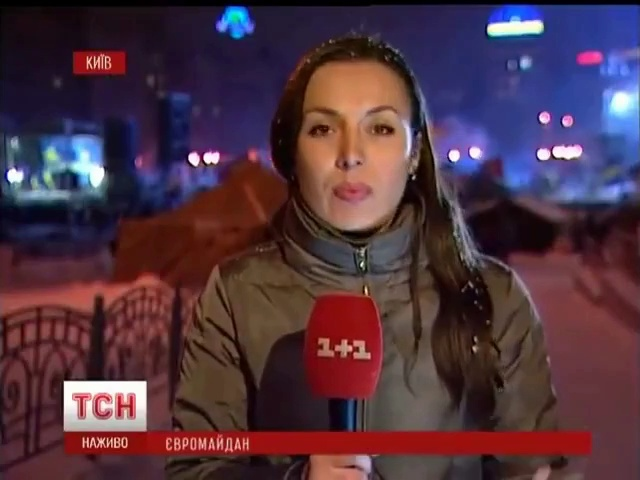
#> input picture imaginaire/dataset/unit_test/raw/fs_vid2vid/face/images/ZzTpJYDc62E_4_ZzTpJYDc62E_4/00001.jpg, 640 x 480 px, found by its file name
$ jupyter execute --allow-errors Test.ipynb   (shell and % lines are left out)
#> lines starting #> are read from the running program, lines starting #| are printed output that depends on the picture
[cell 1]
import torch
from torch import nn

#> (the rest of this cell did not finish here and is left out)

[cell 2]
%cd my_framework_1/content_encoder/modules

import torch
#> (the rest of this cell did not finish here and is left out)

[cell 3]
%cd my_framework_1/content_encoder/modules

import torch
#> (the rest of this cell did not finish here and is left out)

[cell 4]
%cd my_framework_1/content_encoder/modules

import torch
#> (the rest of this cell did not finish here and is left out)

[cell 5]
%cd ~/TalkingHead/my_framework_1/content_encoder/modules

import torch
#> (the rest of this cell did not finish here and is left out)

#> (a cell that did not finish here is left out)

[cell 7]
source_image_file = '/root/TalkingHead/test/image/7.png'
driving_video_file = '/root/TalkingHead/test/video/disgusted.mp4'
pose_file = '/root/TalkingHead/test/pose/7.npy'
# pose_given = '/root/TalkingHead/test/pose_long/0zn70Ak8lRc_Daniel_Auteuil_0zn70Ak8lRc_0002.npy'
in_file = '/root/TalkingHead/test/audio/sample1.mov'

[cell 8]
%cd /root/TalkingHead/my_framework_1/content_encoder/modules

import dlib
import numpy as np
import cv2
from skimage import transform as tf
import imageio
from util_module import AllAugmentationTransform

#> (the rest of this cell did not finish here and is left out)

[cell 9]
import numpy as np

input_mfcc = []
#> (the rest of this cell did not finish here and is left out)

[cell 10]
import numpy as np
from torch.autograd import Variable
#> (the rest of this cell did not finish here and is left out)

[cell 11]
from skimage.transform import resize
from skimage import io, img_as_float32
from torch.autograd import Variable

#> (the rest of this cell did not finish here and is left out)

#> (a cell that did not finish here is left out)

[cell 13]
%cd /root/TalkingHead/my_framework_1/content_encoder/modules

import os
from skimage import img_as_ubyte
from util_module import make_animation_smooth

#> (the rest of this cell did not finish here and is left out)

[cell 14]
import numpy as np

driving_images = []
#> driving_images = []
#> `image = resize(image, (256, 256))[..., :3]`:
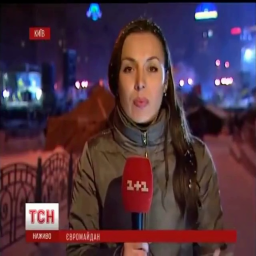
#> image: shape (256, 256, 3) float32; mean R, G, B 0.312, 0.204, 0.255
#> (the rest of this cell did not finish here and is left out)
